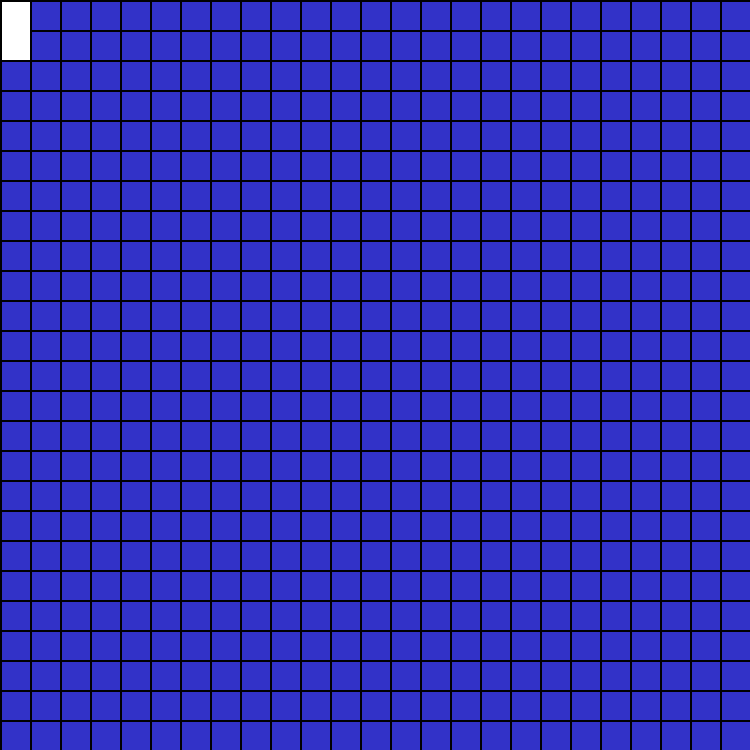
Frame 1 (no input)
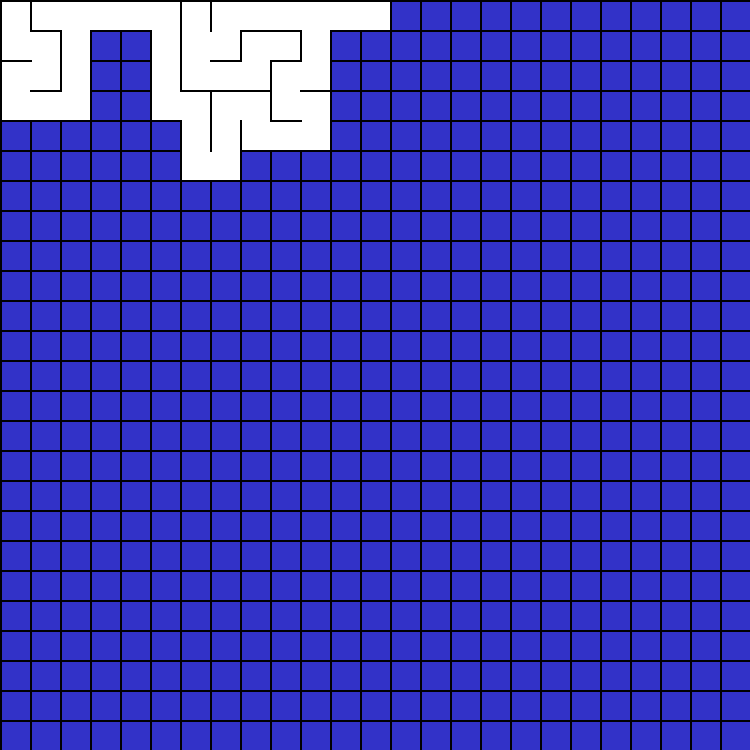
Frame 60 (no input)
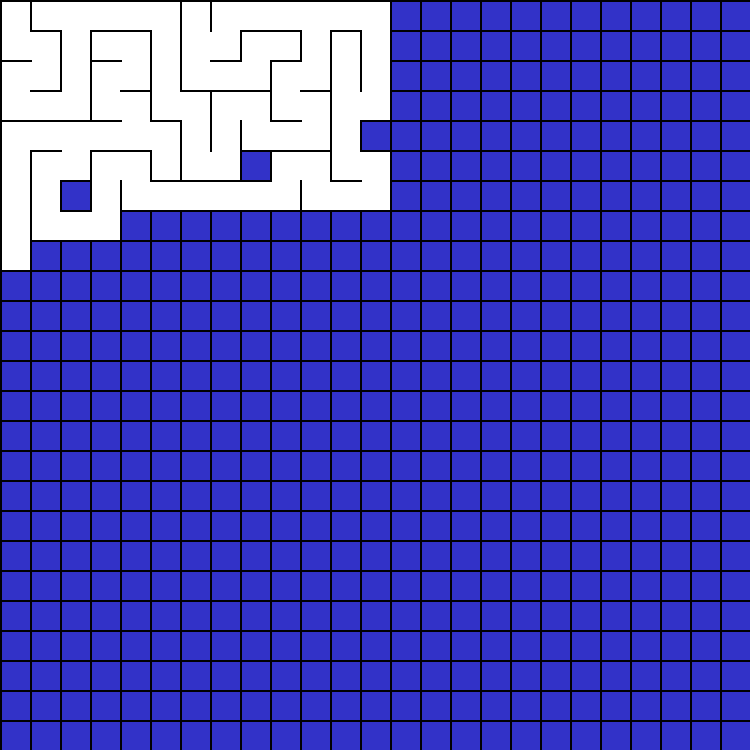
Frame 120 (the mouse pressed at the canvas centre since frame 60)

The p5.js sketch that drew these frames (run headless with seeded random() and noise() and a simulated clock; from frame 60 on, the mouse is pressed at the canvas centre):

// p5.js sketch
// ── sketch.js
let custom = 0, small  = 1, medium = 2, large  = 3

// Maze Settings
// Presets
let mazeSize = small // small, medium, large, custom

// Point map begins generation from.
let startX = 0     // 0 <= startX <= mazeX
let startY = 0     // 0 <= startY <= mazeY

// These settings only work for custom.
// Dimensions of the board.
let mazeX = 50
let mazeY = 50
// Size of each cell.
let mazeScale = 15  // min: 3

// End of Settings.


// Set maze dimensions based off preset size settings.
function mazeDim() {
  switch (mazeSize) {
    case custom:
      console.log("Custom size")
      return
    case small:
      console.log("Small size")
      mazeX = 25
      mazeY = 25
      mazeScale = 30
      return
    case medium:
      console.log("Medium size")
      mazeX = 60
      mazeY = 60
      mazeScale = 13
      return
    case large:
      console.log("Large size")
      mazeX = 125
      mazeY = 100
      mazeScale = 7
      return
    default:
      console.log("No size specified")
      return
  }
}


// Initialize the maze map.
function setup() {
  mazeDim()
  createCanvas(mazeX * mazeScale, mazeY * mazeScale)
  background(50, 50, 200)
  noStroke()

  // Initialize points.
  for (let x = 0; x < mazeX; x++)
    for (let y = 0; y < mazeY; y++)
      points.push(new Point(x, y))

  // Create head.
  head = pointAt(startX, startY)
  head.start = true
  pointAt(head.x, head.y).visit()
  stack.push(head)
}

  
// Begin creating the maze.
function draw() {
  createMaze()
}
// ── maze.js
// Point class
class Point {
  constructor(x, y) {
    this.x = x
    this.y = y
    this.vis = false
    this.start = false
    this.cons = []
  }

  visit() {
    this.vis = true
    visited++
  }

  connect(point) {
    this.cons.push(point)
  }
}

let points = []
let stack = []
let visited = 0
let head

// Return the point at x, y.
function pointAt(x, y) {
  for (let i = 0; i < points.length; i++)
    if (x == points[i].x && y == points[i].y)
      return points[i]
}

// Draw a randomly generated maze.
function createMaze() {
  // After all points have been visited, stop looping.
  if (visited == mazeX * mazeY) {
    console.log("Maze Complete!")
    noLoop()
    return
  }
    
  let nextPoint;
  let options = []

  // Find available adjacent points.
  if (head.y - 1 >= 0    && !pointAt(head.x, head.y - 1).vis) options.push('n');
  if (head.x + 1 < mazeX && !pointAt(head.x + 1, head.y).vis) options.push('e');
  if (head.x - 1 >= 0    && !pointAt(head.x - 1, head.y).vis) options.push('w');
  if (head.y + 1 < mazeY && !pointAt(head.x, head.y + 1).vis) options.push('s');

  // Choose random adjacent cell
  if (options.length > 0) {
    let dir = random(options)
    switch (dir) {
      case 'n': nextPoint = pointAt(head.x, head.y - 1); break
      case 'e': nextPoint = pointAt(head.x + 1, head.y); break
      case 'w': nextPoint = pointAt(head.x - 1, head.y); break
      case 's': nextPoint = pointAt(head.x, head.y + 1); break
    }
  }

  // Adjacent cell was available.
  if (nextPoint != undefined) {
    // Connect cells.
    head.connect(nextPoint)
    nextPoint.connect(head)

    // Visit the point and set to head.
    nextPoint.visit()
    head = nextPoint
    stack.push(head)
  }

  // Adjacent cell was unavailable.
  else if (!head.start)
      head = stack.pop()

  // Draw grid.
  background(50, 50, 200)
  fill(0)
  for (let i = 0; i < mazeX + 1; i++)
    rect(i * mazeScale, 0, 2, mazeY * mazeScale)
  for (let i = 0; i < mazeY + 1; i++)
    rect(0, i * mazeScale, mazeX * mazeScale, 2)

  // Draw cells.
  for (let i = 0; i < points.length; i++) {
    if (points[i].vis) {
      fill(255)
      rect((points[i].x * mazeScale) + 2, (points[i].y * mazeScale) + 2, mazeScale - 2, mazeScale - 2)

      // Draw connections.
      for (let k = 0; k < points[i].cons.length; k++) {
        // North
        if (points[i].cons[k].y > points[i].y)
          rect((points[i].x * mazeScale) + 2, ((points[i].y + 1) * mazeScale), mazeScale - 2, 2)
        // West
        if (points[i].cons[k].x < points[i].x)
          rect((points[i].x * mazeScale), (points[i].y * mazeScale) + 2, 2, mazeScale - 2)
      }
    }
  }
}
  
  
  
  
  
  
  
  
